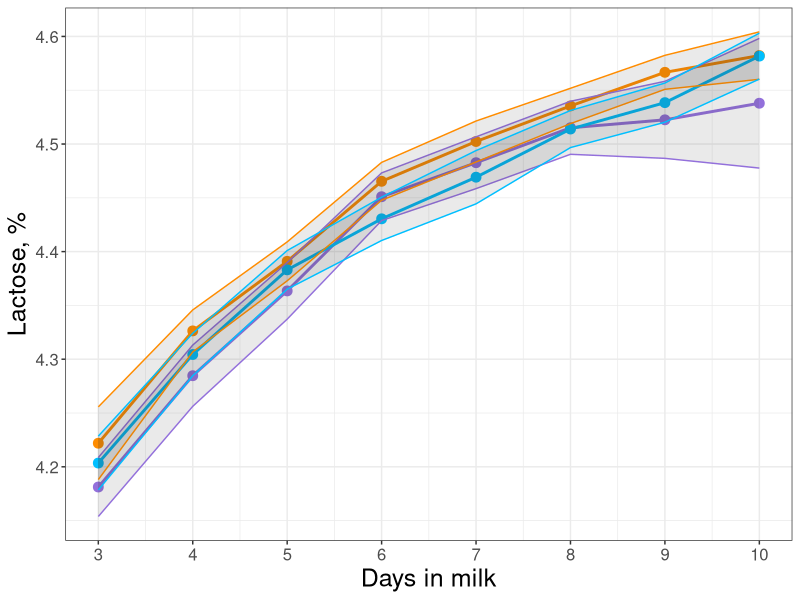
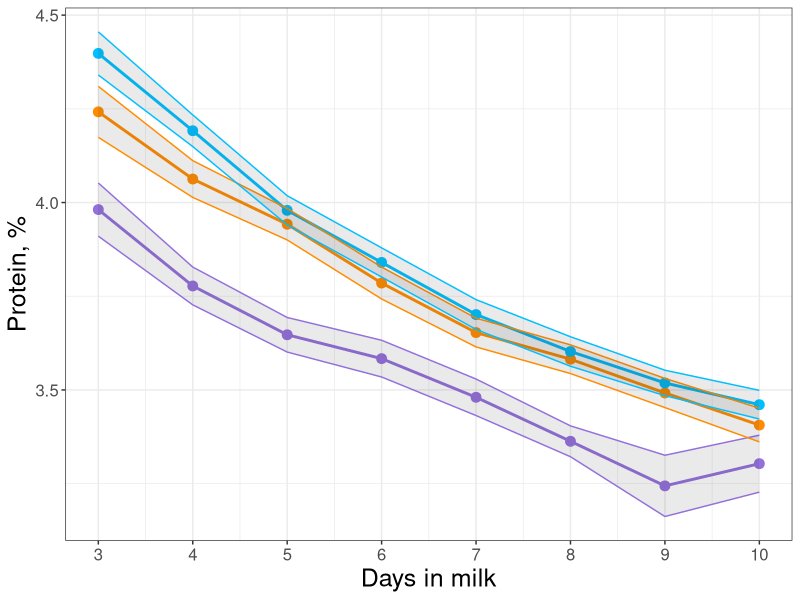
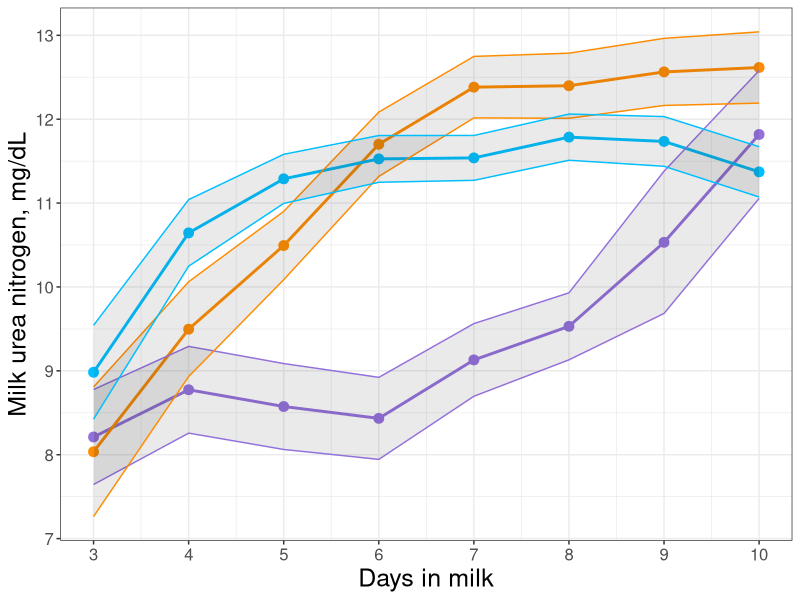
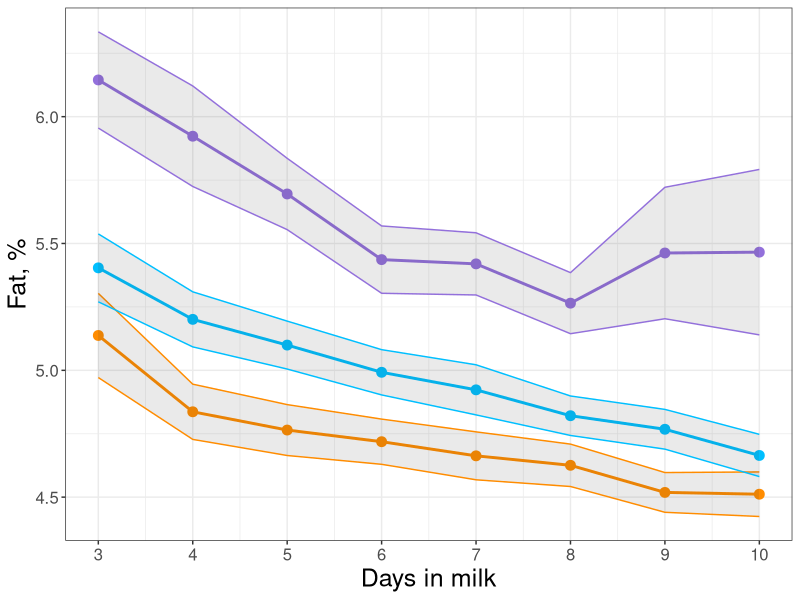
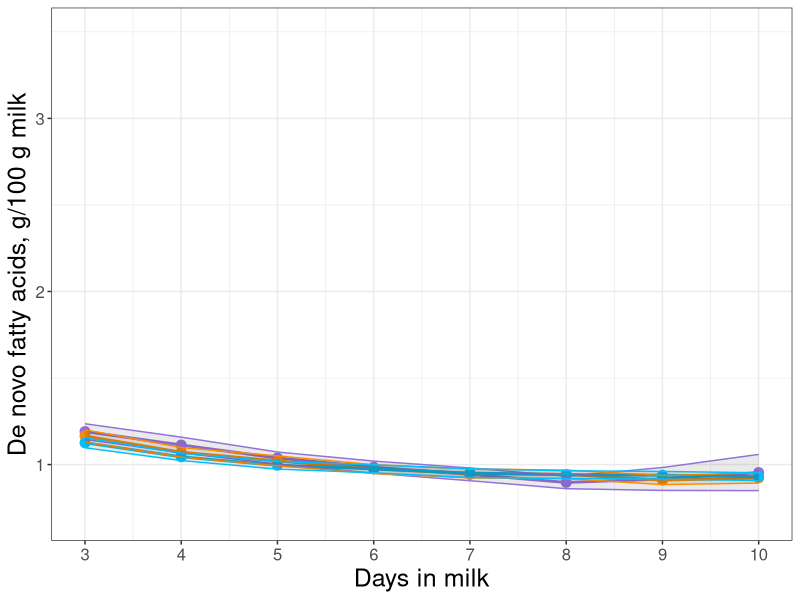
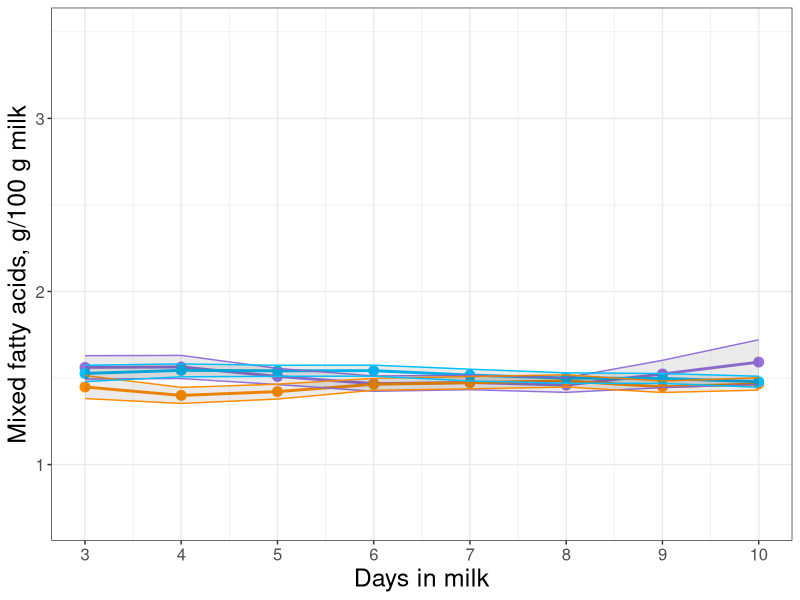
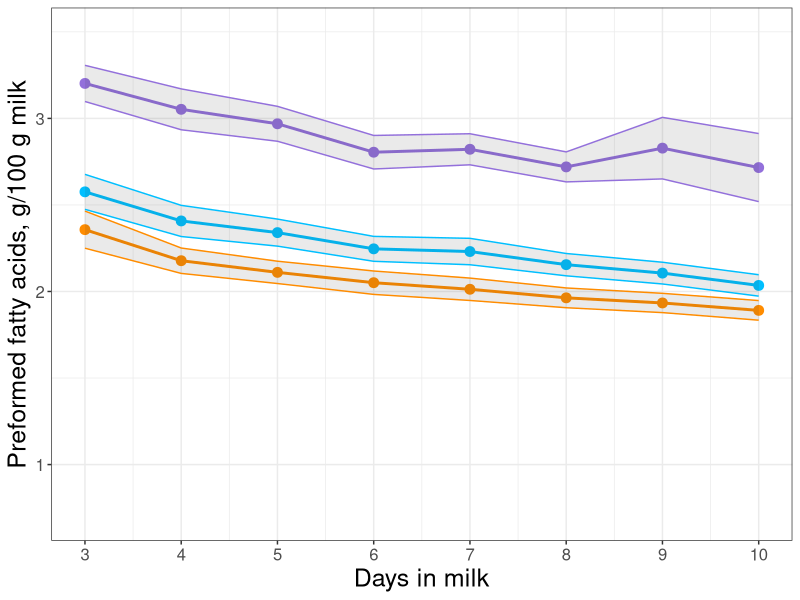
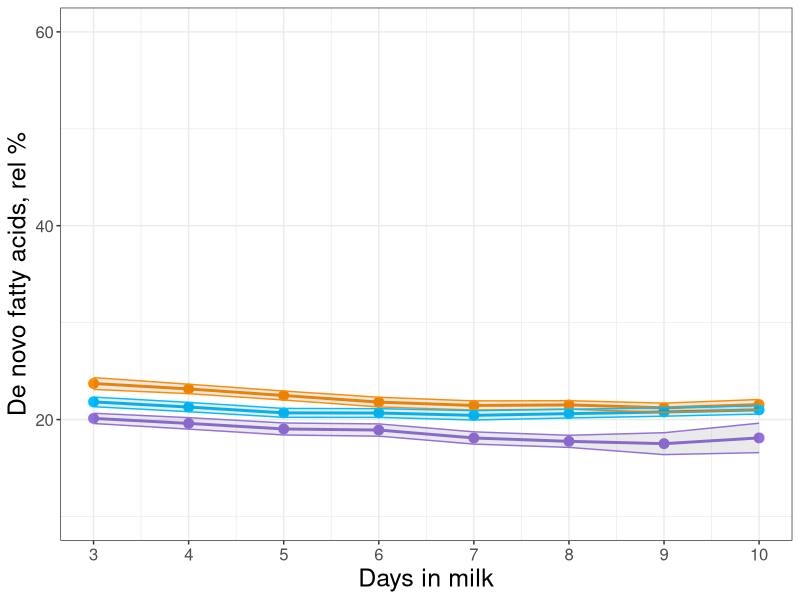

Write the R code that produced these figures, in order.
# Script for generating final descriptive figures


# Formatting settings for figures -----------------------------------------

image.width = 8
image.height = 5




# Loading packages --------------------------------------------------------

library(tidyr)
library(dplyr)
library(ggplot2)
library(readr)




# Data import and cleaning ------------------------------------------------

df <- read_csv("FINAL dataset.csv")


# Here, I filter the dataset to only include the relevant variables (cow ID, potential predictors, health events) and restrict the dataset to the timepoints 3-10 DIM. I also remove 7 jersey cows from the dataset.
df = df %>% 
  select(cow_id, dim, milkweightlbs, parity, dim_met, dim_da, dim_ket, dim_cull, dim_mast, lactose, protein, mun, fatb70a30, denovofa, mixedfa, preformedfa, dnrel, mixrel, pfrel, c160,
         c180, c181c9, acetone, nefaPREDICTED, bhbPREDICTED) %>% 
  filter(dim<=10 & dim>=3) %>% 
  filter(cow_id != 30351 & cow_id != 38267 & cow_id != 38469 & cow_id != 38836 & 
           cow_id != 60614 & cow_id != 60619 & cow_id != 60630)

# This creates binary variables for health outcomes. We only want to consider illness within the first 14 days because that is when most cows leave the pen of concern. A cow is therefore considered "sick" if it has metritis, ketosis, or DA.
df$metritis = 0; df$metritis[!is.na(df$dim_met) & df$dim_met <= 14] = 1
df$DA = 0; df$DA[!is.na(df$dim_da) & df$dim_da <= 14] = 1
df$ketosis = 0; df$ketosis[!is.na(df$dim_ket) & df$dim_ket <= 14] = 1
df$cull = 0; df$cull[!is.na(df$dim_cull)] = 1
df$mastitis = 0; df$mastitis[!is.na(df$dim_mast)] = 1
df$sick= 0; df$sick[df$metritis + df$DA + df$ketosis != 0] = 1
df$multiparous = 0; df$multiparous[df$parity>1] = 1
df$multiparous = as.factor(df$multiparous)


### Removes milk collections from dataset after they get sick (from ketosis, DA, metritis, or mastitis). We suspect that the milk composition will be disrupted, and we only are interested in predicting health outcomes from samples taken before they are diagnosed as sick. Mastitis is not a health outcome of concern for this study, but we highly suspect it will significantly impact milk composition.
df = df %>% 
  filter( (dim<=dim_ket | is.na(dim_ket)) &
            (dim<=dim_da | is.na(dim_da)) &
            (dim<=dim_met | is.na(dim_met)) &
            (dim<=dim_mast | is.na(dim_mast)) )

df$multi = 0; df$multi[df$parity == 2] = 1; df$multi[df$parity >= 3] = 2
df$multi = as.factor(df$multi)
levels(df$multi) = c("Parity 1", "Parity 2", "Parity 3+")

#
#
#
#

### End of initial data modification



# Lactose -----------------------------------------------------------------

# Lactose
dta = df %>% 
  group_by(dim, multi) %>% 
  summarise(se = sd(lactose) / sqrt(n()), lactose = mean(lactose))

lactose.plot = ggplot(data = dta, aes(x = dim, y = lactose, color = multi, group = multi)) +
  geom_line(size = 1) +
  geom_point(size = 3) +
  geom_ribbon(aes(ymin = dta$lactose - 1.96*dta$se, ymax = dta$lactose + 1.96*dta$se), alpha = 0.1) +
  xlab("Days in milk") + ylab("Lactose, %") + labs(color=NULL) +
  scale_x_continuous(breaks = 3:10) +
  scale_color_manual(values=c("mediumpurple", "darkorange", "deepskyblue1")) +
  theme_bw() +
  theme(axis.text = element_text(size = 12), 
        axis.title = element_text(size=18),
        legend.position = "none")

ggsave(plot = lactose.plot, filename = "figures-and-final-scripts/figures/lactose.png", width = image.width, height = image.height)




# Protein -----------------------------------------------------------------

# Protein
dta = df %>% 
  group_by(dim, multi) %>% 
  summarise(se = sd(protein) / sqrt(n()), protein = mean(protein))

protein.plot = ggplot(data = dta, aes(x = dim, y = protein, color = multi, group = multi)) +
  geom_line(size = 1) +
  geom_point(size = 3) +
  geom_ribbon(aes(ymin = dta$protein - 1.96*dta$se, ymax = dta$protein + 1.96*dta$se), alpha = 0.1) +
  xlab("Days in milk") + ylab("Protein, %") + labs(color=NULL) +
  scale_x_continuous(breaks = 3:10) +
  scale_color_manual(values=c("mediumpurple", "darkorange", "deepskyblue1")) +
  theme_bw() +
  theme(axis.text = element_text(size = 12), 
        axis.title = element_text(size=18),
        legend.position = "none")

ggsave(plot = protein.plot, filename = "figures-and-final-scripts/figures/protein.png", width = image.width, height = image.height)




# Milk Urea Nitrogen ------------------------------------------------------

# MUN
dta = df %>% 
  group_by(dim, multi) %>% 
  summarise(se = sd(mun) / sqrt(n()), mun = mean(mun))

mun.plot = ggplot(data = dta, aes(x = dim, y = mun, color = multi, group = multi)) +
  geom_line(size = 1) +
  geom_point(size = 3) +
  geom_ribbon(aes(ymin = dta$mun - 1.96*dta$se, ymax = dta$mun + 1.96*dta$se), alpha = 0.1) +
  xlab("Days in milk") + ylab("Milk urea nitrogen, mg/dL") + labs(color=NULL) +
  scale_x_continuous(breaks = 3:10) +
  scale_color_manual(values=c("mediumpurple", "darkorange", "deepskyblue1")) +
  theme_bw() +
  theme(axis.text = element_text(size = 12), 
        axis.title = element_text(size=18),
        legend.position = "none")

ggsave(plot = mun.plot, filename = "figures-and-final-scripts/figures/mun.png", width = image.width, height = image.height)




# Fat ---------------------------------------------------------------------

# Fat
dta = df %>% 
  group_by(dim, multi) %>% 
  summarise(se = sd(fatb70a30) / sqrt(n()), fatb70a30 = mean(fatb70a30))

fat.plot = ggplot(data = dta, aes(x = dim, y = fatb70a30, color = multi, group = multi)) +
  geom_line(size = 1) +
  geom_point(size = 3) +
  geom_ribbon(aes(ymin = dta$fatb70a30 - 1.96*dta$se, ymax = dta$fatb70a30 + 1.96*dta$se), alpha = 0.1) +
  xlab("Days in milk") + ylab("Fat, %") + labs(color=NULL) +
  scale_x_continuous(breaks = 3:10) +
  scale_color_manual(values=c("mediumpurple", "darkorange", "deepskyblue1")) +
  theme_bw() +
  theme(axis.text = element_text(size = 12), 
        axis.title = element_text(size=18),
        legend.position = "none")

ggsave(plot = fat.plot, filename = "figures-and-final-scripts/figures/fat.png", width = image.width, height = image.height)





# De novo fatty acids -----------------------------------------------------

# De Novo FA
dta = df %>% 
  group_by(dim, multi) %>% 
  summarise(se = sd(denovofa) / sqrt(n()), denovofa = mean(denovofa))

denovo.plot = ggplot(data = dta, aes(x = dim, y = denovofa, color = multi, group = multi)) +
  geom_line(size = 1) +
  geom_point(size = 3) +
  geom_ribbon(aes(ymin = dta$denovofa - 1.96*dta$se, ymax = dta$denovofa + 1.96*dta$se), alpha = 0.1) +
  xlab("Days in milk") + ylab("De novo fatty acids, g/100 g milk") + labs(color=NULL) + ylim(0.7,3.5) +
  scale_x_continuous(breaks = 3:10) +
  scale_color_manual(values=c("mediumpurple", "darkorange", "deepskyblue1")) +
  theme_bw() +
  theme(axis.text = element_text(size = 12), 
        axis.title = element_text(size=18),
        legend.position = "none")

ggsave(plot = denovo.plot, filename = "figures-and-final-scripts/figures/denovo.png", width = image.width, height = image.height)





# Mixed fatty acids -------------------------------------------------------

# Mixed FA
dta = df %>% 
  group_by(dim, multi) %>% 
  summarise(se = sd(mixedfa) / sqrt(n()), mixedfa = mean(mixedfa))

mixed.plot = ggplot(data = dta, aes(x = dim, y = mixedfa, color = multi, group = multi)) +
  geom_line(size = 1) +
  geom_point(size = 3) +
  geom_ribbon(aes(ymin = dta$mixedfa - 1.96*dta$se, ymax = dta$mixedfa + 1.96*dta$se), alpha = 0.1) +
  xlab("Days in milk") + ylab("Mixed fatty acids, g/100 g milk") + labs(color=NULL) + ylim(0.7,3.5) +
  scale_x_continuous(breaks = 3:10) +
  scale_color_manual(values=c("mediumpurple", "darkorange", "deepskyblue1")) +
  theme_bw() +
  theme(axis.text = element_text(size = 12), 
        axis.title = element_text(size=18),
        legend.position = "none")

ggsave(plot = mixed.plot, filename = "figures-and-final-scripts/figures/mixed.png", width = image.width, height = image.height)




# Preformed fatty acids ---------------------------------------------------

# Preformed FA
dta = df %>% 
  group_by(dim, multi) %>% 
  summarise(se = sd(preformedfa) / sqrt(n()), preformedfa = mean(preformedfa))

preformed.plot = ggplot(data = dta, aes(x = dim, y = preformedfa, color = multi, group = multi)) +
  geom_line(size = 1) +
  geom_point(size = 3) +
  geom_ribbon(aes(ymin = dta$preformedfa - 1.96*dta$se, ymax = dta$preformedfa + 1.96*dta$se), alpha = 0.1) +
  xlab("Days in milk") + ylab("Preformed fatty acids, g/100 g milk") + labs(color=NULL) + ylim(0.7,3.5) +
  scale_x_continuous(breaks = 3:10) +
  scale_color_manual(values=c("mediumpurple", "darkorange", "deepskyblue1")) +
  theme_bw() +
  theme(axis.text = element_text(size = 12), 
        axis.title = element_text(size=18),
        legend.position = "none")

ggsave(plot = preformed.plot, filename = "figures-and-final-scripts/figures/preformed.png", width = image.width, height = image.height)




# Rel. % de novo fatty acids ----------------------------------------------

# Relative % of De Novo FA
dta = df %>% 
  group_by(dim, multi) %>% 
  summarise(se = sd(dnrel) / sqrt(n()), dnrel = mean(dnrel))

rel.denovo.plot = ggplot(data = dta, aes(x = dim, y = dnrel, color = multi, group = multi)) +
  geom_line(size = 1) +
  geom_point(size = 3) +
  geom_ribbon(aes(ymin = dta$dnrel - 1.96*dta$se, ymax = dta$dnrel + 1.96*dta$se), alpha = 0.1) +
  xlab("Days in milk") + ylab("De novo fatty acids, rel %") + labs(color=NULL) + ylim(10,60) +
  scale_x_continuous(breaks = 3:10) +
  scale_color_manual(values=c("mediumpurple", "darkorange", "deepskyblue1")) +
  theme_bw() +
  theme(axis.text = element_text(size = 12), 
        axis.title = element_text(size=18),
        legend.position = "none")

ggsave(plot = rel.denovo.plot, filename = "figures-and-final-scripts/figures/rel-denovo.png", width = image.width, height = image.height)



# Rel. % mixed fatty acids ------------------------------------------------

# Relative % of Mixed FA
dta = df %>% 
  group_by(dim, multi) %>% 
  summarise(se = sd(mixrel) / sqrt(n()), mixrel = mean(mixrel))

rel.mixed.plot = ggplot(data = dta, aes(x = dim, y = mixrel, color = multi, group = multi)) +
  geom_line(size = 1) +
  geom_point(size = 3) +
  geom_ribbon(aes(ymin = dta$mixrel - 1.96*dta$se, ymax = dta$mixrel + 1.96*dta$se), alpha = 0.1) +
  xlab("Days in milk") + ylab("Mixed fatty acids, rel %") + labs(color=NULL) + ylim(10,60) +
  scale_x_continuous(breaks = 3:10) +
  scale_color_manual(values=c("mediumpurple", "darkorange", "deepskyblue1")) +
  theme_bw() +
  theme(axis.text = element_text(size = 12), 
        axis.title = element_text(size=18),
        legend.position = "none")

ggsave(plot = rel.mixed.plot, filename = "figures-and-final-scripts/figures/rel-mixed.png", width = image.width, height = image.height)




# Rel. % preformed fatty acids --------------------------------------------

# Relative % of Preformed FA
dta = df %>% 
  group_by(dim, multi) %>% 
  summarise(se = sd(pfrel) / sqrt(n()), pfrel = mean(pfrel))

rel.preformed.plot = ggplot(data = dta, aes(x = dim, y = pfrel, color = multi, group = multi)) +
  geom_line(size = 1) +
  geom_point(size = 3) +
  geom_ribbon(aes(ymin = dta$pfrel - 1.96*dta$se, ymax = dta$pfrel + 1.96*dta$se), alpha = 0.1) +
  xlab("Days in milk") + ylab("Preformed fatty acids, rel %") + labs(color=NULL) + ylim(10,60) +
  scale_x_continuous(breaks = 3:10) +
  scale_color_manual(values=c("mediumpurple", "darkorange", "deepskyblue1")) +
  theme_bw() +
  theme(axis.text = element_text(size = 12), 
        axis.title = element_text(size=18),
        legend.position = "none")

ggsave(plot = rel.preformed.plot, filename = "figures-and-final-scripts/figures/rel-preformed.png", width = image.width, height = image.height)




# C16:0 -------------------------------------------------------------------

# c160
dta = df %>% 
  group_by(dim, multi) %>% 
  summarise(se = sd(c160) / sqrt(n()), c160 = mean(c160))

c160.plot = ggplot(data = dta, aes(x = dim, y = c160, color = multi, group = multi)) +
  geom_line(size = 1) +
  geom_point(size = 3) +
  geom_ribbon(aes(ymin = dta$c160 - 1.96*dta$se, ymax = dta$c160 + 1.96*dta$se), alpha = 0.1) +
  xlab("Days in milk") + ylab("C16:0, g/100 g milk") + labs(color=NULL) + ylim(0.4,1.8) +
  scale_x_continuous(breaks = 3:10) +
  scale_color_manual(values=c("mediumpurple", "darkorange", "deepskyblue1")) +
  theme_bw() +
  theme(axis.text = element_text(size = 12), 
        axis.title = element_text(size=18),
        legend.position = "none")

ggsave(plot = c160.plot, filename = "figures-and-final-scripts/figures/c160.png", width = image.width, height = image.height)




# C18:0 -------------------------------------------------------------------

# c180
dta = df %>% 
  group_by(dim, multi) %>% 
  summarise(se = sd(c180) / sqrt(n()), c180 = mean(c180))

c180.plot = ggplot(data = dta, aes(x = dim, y = c180, color = multi, group = multi)) +
  geom_line(size = 1) +
  geom_point(size = 3) +
  geom_ribbon(aes(ymin = dta$c180 - 1.96*dta$se, ymax = dta$c180 + 1.96*dta$se), alpha = 0.1) +
  xlab("Days in milk") + ylab("C18:0, g/100 g milk") + labs(color=NULL) + ylim(0.4,1.8) +
  scale_x_continuous(breaks = 3:10) +
  scale_color_manual(values=c("mediumpurple", "darkorange", "deepskyblue1")) +
  theme_bw() +
  theme(axis.text = element_text(size = 12), 
        axis.title = element_text(size=18),
        legend.position = "none")

ggsave(plot = c180.plot, filename = "figures-and-final-scripts/figures/c180.png", width = image.width, height = image.height)




# C18:1 cis-9 -------------------------------------------------------------

# c181c9
dta = df %>% 
  group_by(dim, multi) %>% 
  summarise(se = sd(c181c9) / sqrt(n()), c181c9 = mean(c181c9))

c181c9.plot = ggplot(data = dta, aes(x = dim, y = c181c9, color = multi, group = multi)) +
  geom_line(size = 1) +
  geom_point(size = 3) +
  geom_ribbon(aes(ymin = dta$c181c9 - 1.96*dta$se, ymax = dta$c181c9 + 1.96*dta$se), alpha = 0.1) +
  xlab("Days in milk") + ylab("C18:1 cis-9, g/100 g milk") + labs(color=NULL) + ylim(0.4,1.8) +
  scale_x_continuous(breaks = 3:10) +
  scale_color_manual(values=c("mediumpurple", "darkorange", "deepskyblue1")) +
  theme_bw() +
  theme(axis.text = element_text(size = 12), 
        axis.title = element_text(size=18),
        legend.position = "none")

ggsave(plot = c181c9.plot, filename = "figures-and-final-scripts/figures/c181c9.png", width = image.width, height = image.height)




# Acetone -----------------------------------------------------------------

# Acetone
dta = df %>% 
  group_by(dim, multi) %>% 
  summarise(se = sd(acetone) / sqrt(n()), acetone = mean(acetone))

acetone.plot = ggplot(data = dta, aes(x = dim, y = acetone, color = multi, group = multi)) +
  geom_line(size = 1) +
  geom_point(size = 3) +
  geom_ribbon(aes(ymin = dta$acetone - 1.96*dta$se, ymax = dta$acetone + 1.96*dta$se), alpha = 0.1) +
  xlab("Days in milk") + ylab("mACE, mmol/L") + labs(color=NULL) +
  scale_x_continuous(breaks = 3:10) +
  scale_color_manual(values=c("mediumpurple", "darkorange", "deepskyblue1")) +
  theme_bw() +
  theme(axis.text = element_text(size = 12), 
        axis.title = element_text(size=18),
        legend.position = "none")

ggsave(plot = acetone.plot, filename = "figures-and-final-scripts/figures/acetone.png", width = image.width, height = image.height)




# Predicted blood NEFA ----------------------------------------------------

# nefaPREDICTED
df.scaled.nefa = df %>% 
  mutate(nefaPREDICTED = nefaPREDICTED/1000)

dta = df.scaled.nefa %>% 
  group_by(dim, multi) %>% 
  summarise(se = sd(nefaPREDICTED) / sqrt(n()), nefaPREDICTED = mean(nefaPREDICTED))

nefa.plot = ggplot(data = dta, aes(x = dim, y = nefaPREDICTED, color = multi, group = multi)) +
  geom_line(size = 1) +
  geom_point(size = 3) +
  geom_ribbon(aes(ymin = dta$nefaPREDICTED - 1.96*dta$se, ymax = dta$nefaPREDICTED + 1.96*dta$se), alpha = 0.1) +
  xlab("Days in milk") + ylab("mpbNEFA, mmol/L") + labs(color=NULL) +
  scale_x_continuous(breaks = 3:10) +
  scale_color_manual(values=c("mediumpurple", "darkorange", "deepskyblue1")) +
  theme_bw() +
  theme(axis.text = element_text(size = 12), 
        axis.title = element_text(size=18),
        legend.position = "none")

ggsave(plot = nefa.plot, filename = "figures-and-final-scripts/figures/nefa.png", width = image.width, height = image.height)




# BHB ---------------------------------------------------------------------

#bhbPREDICTED
dta = df %>% 
  group_by(dim, multi) %>% 
  summarise(se = sd(bhbPREDICTED) / sqrt(n()), bhbPREDICTED = mean(bhbPREDICTED))

bhb.plot = ggplot(data = dta, aes(x = dim, y = bhbPREDICTED, color = multi, group = multi)) +
  geom_line(size = 1) +
  geom_point(size = 3) +
  geom_ribbon(aes(ymin = dta$bhbPREDICTED - 1.96*dta$se, ymax = dta$bhbPREDICTED + 1.96*dta$se), alpha = 0.1) +
  xlab("Days in milk") + ylab("mBHB, mmol/L") + labs(color=NULL) +
  scale_x_continuous(breaks = 3:10) +
  scale_color_manual(values=c("mediumpurple", "darkorange", "deepskyblue1")) +
  theme_bw() +
  theme(axis.text = element_text(size = 12), 
        axis.title = element_text(size=18),
        legend.position = "none")

ggsave(plot = bhb.plot, filename = "figures-and-final-scripts/figures/bhb.png", width = image.width, height = image.height)

